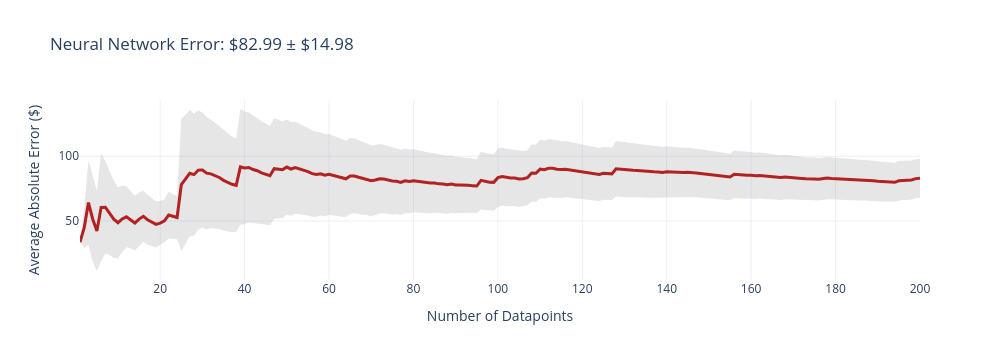
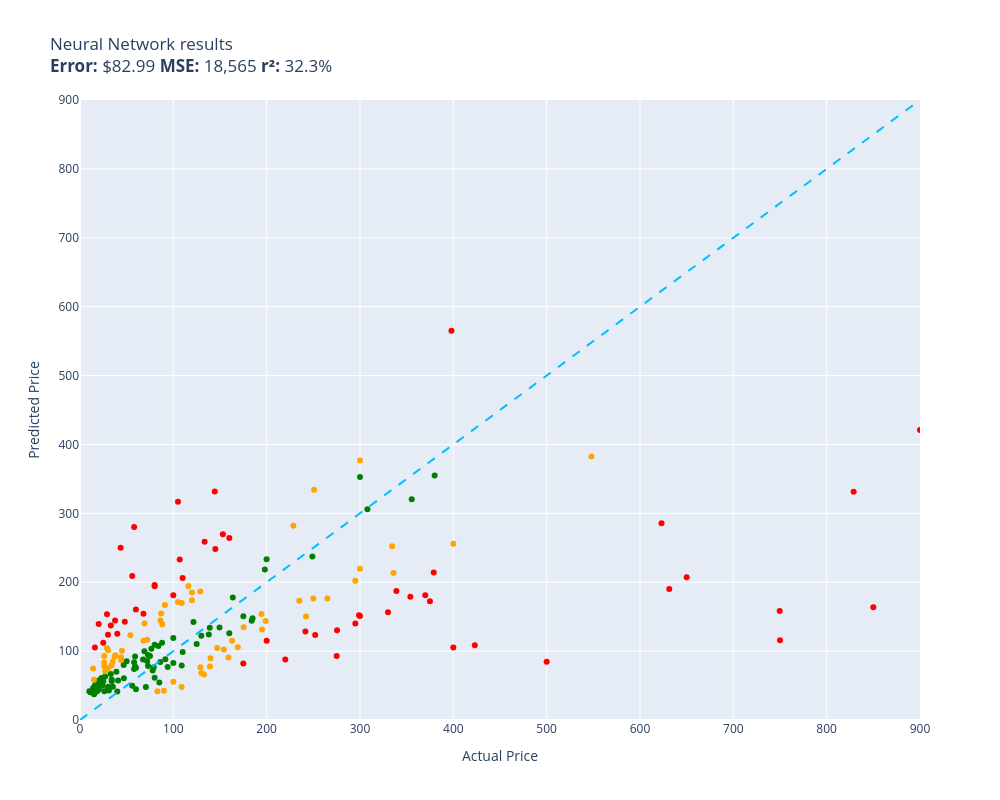

Notebook cell for these charts, in order:
### Code cell
evaluate(neural_network, test)

### Figure 1 — Plotly figure (JSON) as saved in the notebook; plotly's stock layout.template omitted (floating-point values rounded to 4 significant figures; data arrays with more than 128 entries replaced by an {"elided": "..."} marker saying what was removed)
{"data": [{"fill": "toself", "fillcolor": "rgba(128,128,128,0.2)", "hoverinfo": "skip", "line": {"color": "rgba(255,255,255,0)"}, "name": "95% CI", "showlegend": false, "type": "scatter", "x": {"elided": "400 int values"}, "y": {"elided": "400 float values"}}, {"customdata": {"elided": "200x1 float values"}, "hovertemplate": "n=%{x}<br>Avg Error=$%{y:,.2f}<br>±95% CI=$%{customdata[0]:,.2f}<extra></extra>", "line": {"color": "firebrick", "width": 3}, "mode": "lines", "name": "Cumulative Avg Error", "type": "scatter", "x": {"elided": "200 int values"}, "y": {"elided": "200 float values"}}], "layout": {"height": 360, "showlegend": false, "title": {"text": "Neural Network Error: $82.99 ± $14.98"}, "width": 1000, "xaxis": {"title": {"text": "Number of Datapoints"}}, "yaxis": {"title": {"text": "Average Absolute Error ($)"}}}}

### Figure 2 — Plotly figure (JSON) as saved in the notebook; plotly's stock layout.template omitted (floating-point values rounded to 4 significant figures)
{"data": [{"customdata": [["SAFUEL Magnetic Portable Charger, 10000m...\nGuess=$66.65 Actual=$32.99"], ["EWH Portable Foot Rest\nGuess=$43.40 Actual=$29.99"], ["Inwalltech M525.1LCR - 5 1/4\" 125 Watts ...\nGuess=$133.98 Actual=$139.00"], ["Camoo 7463 Adjustable Gland Nut Wrench w...\nGuess=$41.63 Actual=$17.50"], ["Braven BRV- X/2 - Wireless Bluetooth - R...\nGuess=$124.20 Actual=$138.00"], ["u-Box Tacoma Top Roof Rack Luggage Cargo...\nGuess=$355.10 Actual=$379.99"], ["Costzon Push Car for Toddlers, 3 in 1 Me...\nGuess=$107.35 Actual=$84.00"], ["Xaocaige G5M10 Laptop Battery for Dell L...\nGuess=$41.63 Actual=$25.99"], ["Meinl Cymbals HCS Cymbal Set Box Pack fo...\nGuess=$122.12 Actual=$129.99"], ["Dark Zombie Child Costume Size 8-10 Medi...\nGuess=$48.41 Actual=$29.99"], ["SOCOKIN 3S Lipo Battery 11.1V 5200mAh 80...\nGuess=$74.15 Actual=$57.99"], ["Sophia's - 18\" Doll - Animal Print Satin...\nGuess=$50.18 Actual=$15.95"], ["ISADENSER LG X Power 2 Case LG Fiesta Ca...\nGuess=$40.18 Actual=$10.99"], ["APEC Water Systems FILTER-SET-CTOP-PH US...\nGuess=$85.50 Actual=$71.95"], ["XtremepowerUS 72029 Pump Water Gas 33CC,...\nGuess=$125.84 Actual=$159.95"], ["Funko Talking Ted Wacky Wobbler Bobble H...\nGuess=$71.98 Actual=$77.88"], ["ZAGG Gear4 Crystal Palace Snap Case - Cr...\nGuess=$42.21 Actual=$17.99"], ["YMDK Shine Through Keycaps Matcha Double...\nGuess=$49.96 Actual=$24.10"], ["3dRose lsp_171228_1 Lilac, Botanical Pri...\nGuess=$44.83 Actual=$20.10"], ["Chauvet Obey 10 LED Universal DMX-512 Li...\nGuess=$177.75 Actual=$163.70"], ["G.I. JOE Hasbro 3 3/4\" Wave 5 Action Fig...\nGuess=$79.96 Actual=$46.78"], ["Cute Dog Mittel Schnauzer Piggy Bank Pup...\nGuess=$60.69 Actual=$46.98"], ["17.25\" Fortress Chessboard with 1.5\" Squ...\nGuess=$99.96 Actual=$68.99"], ["Trodat Replacement Ink Cartridge 6/4922 ...\nGuess=$43.30 Actual=$15.75"], ["BFGoodrich g-Force Sport COMP-2 Radial T...\nGuess=$305.96 Actual=$307.96"], ["Focal Bundle - Two Pairs of Auditor RSE-...\nGuess=$352.60 Actual=$299.98"], ["Extreme Max 5600.3226 Sport Bike Front L...\nGuess=$142.09 Actual=$121.57"], ["erofa Majohn P136 Piston Fountain Pen 1....\nGuess=$69.99 Actual=$38.99"], ["NewPower99 Battery Replacement Kit with ...\nGuess=$58.91 Actual=$33.95"], ["DIY Easter He Lives Sticker Scenes - 12 ...\nGuess=$42.07 Actual=$18.49"], ["DreamWallDecor Decorative Interior Colum...\nGuess=$92.85 Actual=$74.99"], ["2 Pack Replacement Nylon Bands Compatibl...\nGuess=$41.84 Actual=$9.99"], ["Infinity KAPPA-93IX Kappa 6x9 Inch Three...\nGuess=$218.35 Actual=$198.00"], ["LUCKYMAN CLUB Chevy Colorado Seat Covers...\nGuess=$237.23 Actual=$249.00"], ["YoBa Acrylic 4 in A Row Game, Modern Acr...\nGuess=$56.35 Actual=$33.99"], ["SanDisk 32GB Ultra SD Memory Card (10 Pa...\nGuess=$47.80 Actual=$70.60"], ["Sunco 10 Pack 4 Inch Recessed Lighting H...\nGuess=$76.80 Actual=$93.94"], ["Pelican Air 1507 Case No Foam - Silver\nGuess=$144.08 Actual=$183.95"], ["Keyscaper Cell Phone Case for Samsung Ga...\nGuess=$57.49 Actual=$19.99"], ["Harry Potter & The Sorcerer's Stone Levi...\nGuess=$82.86 Actual=$99.99"], ["PoE Texas - PoE Injector - 12 Port Gigab...\nGuess=$150.76 Actual=$174.99"], ["Squareful 3 Tier Storage Cart, Rolling U...\nGuess=$75.92 Actual=$59.99"], ["Ytonet Laptop Backpack For Women, 15.6 I...\nGuess=$41.47 Actual=$39.98"], ["Big Floors DT24BEIG DuraGrid Outdoor Mod...\nGuess=$94.52 Actual=$72.79"], ["TRU RED Tr57533-Cc 8 Compartment Wire Me...\nGuess=$48.41 Actual=$35.22"], ["LEGO HEROICA Draida Bay 3857\nGuess=$78.31 Actual=$72.90"], ["iCradle Lovely Real Look Reborn Baby Dol...\nGuess=$44.61 Actual=$59.99"], ["SUNSOUT INC - Boys Treehouse - 300 pc Ji...\nGuess=$49.60 Actual=$18.94"], ["MEKO Push White 65 percent RGB LED Hotsw...\nGuess=$76.69 Actual=$79.00"], ["Samsung BD-C5500 1080p Blu-ray Disc Play...\nGuess=$83.65 Actual=$58.00"], ["Nikon SB-N7 Speedlight - For Select Niko...\nGuess=$92.21 Actual=$59.00"], ["2234 Pieces Aircraft Carrier Building Bl...\nGuess=$61.25 Actual=$79.97"], ["Kingston Technology 8GB DDR4-2133MHz ECC...\nGuess=$87.96 Actual=$67.54"], ["Vihibii for Galaxy Z Flip 4 5G Case with...\nGuess=$39.71 Actual=$15.99"], ["Steepy Laptop Stand Riser Wedge Support ...\nGuess=$40.84 Actual=$14.99"], ["PERDE Headlights Compatible with 2013-20...\nGuess=$320.31 Actual=$355.43"], ["Gearmo USB to Serial RS-232 Adapter with...\nGuess=$60.81 Actual=$22.88"], ["Arsvita Walkman Cassette Player, Portabl...\nGuess=$56.23 Actual=$24.99"], ["Vello BG-S7 Battery Grip for Sony A7R IV...\nGuess=$112.05 Actual=$87.95"], ["SSWBasics 20-Pocket Rotating Countertop ...\nGuess=$103.60 Actual=$76.50"], ["PS2 to HDMI Adapter PS2 HDMI Cable PS2 t...\nGuess=$42.99 Actual=$30.99"], ["FACHIOO 8.7\" Super Sterasyl Ceramic Filt...\nGuess=$109.32 Actual=$79.99"], ["Dragonfly Note Cards (12 Foldover Cards ...\nGuess=$40.15 Actual=$11.95"], ["JIAZIJIA DB06XL Laptop Battery Replaceme...\nGuess=$49.88 Actual=$55.99"], ["Bamboo Laptop Desk, Adjustable Portable ...\nGuess=$85.19 Actual=$49.99"], ["Apollo 11 50th Anniversary NASA Moon Lan...\nGuess=$37.23 Actual=$14.99"], ["Delta Faucet A/C Power Supply Adapter fo...\nGuess=$77.73 Actual=$59.00"], ["iPhone 11 Pro Max I Love Bowling, hand p...\nGuess=$41.65 Actual=$14.99"], ["RoomMates RMK5247TBM Daisy Headboard XXL...\nGuess=$57.45 Actual=$40.79"], ["BOYA Professional Wireless Lavalier Micr...\nGuess=$119.20 Actual=$99.95"], ["Crayola Tri-Shade Colored Pencils with D...\nGuess=$46.29 Actual=$14.00"], ["HDMI Multiviewer Switch 4x1, PORTTA HDMI...\nGuess=$84.26 Actual=$85.99"], ["UYF Keyless Entry Door Lock with Handle,...\nGuess=$98.85 Actual=$109.99"], ["10Ft Floor Transition Strip, Self Adhesi...\nGuess=$47.99 Actual=$18.99"], ["CrazyHobby 17mm RC Wheels and Tires for ...\nGuess=$44.80 Actual=$19.94"], ["55 GSM Core - 3-1/8\" x273' (50 Rolls) Bp...\nGuess=$54.48 Actual=$84.99"], ["3dRose lsp_4845_2 White Tiger Double Tog...\nGuess=$52.90 Actual=$20.59"], ["XINGO Black Cable Zip Ties, 1500 Pack Bl...\nGuess=$52.35 Actual=$16.99"], ["4 Drawer Cabinet Welding Cart, Mig Tig A...\nGuess=$233.50 Actual=$199.95"], ["Ingersoll Rand Startup Kit-10/15hp I-r C...\nGuess=$147.76 Actual=$184.87"], ["ODL Clear Low-E Door Glass - 10\" x 38\" F...\nGuess=$134.45 Actual=$149.50"], ["vomauxin Mini Portable Speaker, 3W Mobil...\nGuess=$42.99 Actual=$13.69"], ["Peerless Wall Mount 40 - 80 Inches, Blac...\nGuess=$79.00 Actual=$109.00"], ["6 Pack Stanley 10-788 6-3/4\" Instant Cha...\nGuess=$88.10 Actual=$91.42"], ["L Brackets WEBI Corner Bracket,90 Degree...\nGuess=$62.98 Actual=$26.99"], ["OMEX New Rotary Table Tilting 3\" / 75mm ...\nGuess=$110.28 Actual=$124.99"]], "hovertemplate": "%{customdata[0]}<extra></extra>", "legendgroup": "green", "marker": {"color": "green", "size": 6, "symbol": "circle"}, "mode": "markers", "name": "green", "orientation": "v", "showlegend": true, "type": "scatter", "x": [32.99, 29.99, 139.0, 17.5, 138.0, 380.0, 84.0, 25.99, 130.0, 29.99, 57.99, 15.95, 10.99, 71.95, 159.9, 77.88, 17.99, 24.1, 20.1, 163.7, 46.78, 46.98, 68.99, 15.75, 308.0, 300.0, 121.6, 38.99, 33.95, 18.49, 74.99, 9.99, 198.0, 249.0, 33.99, 70.6, 93.94, 183.9, 19.99, 99.99, 175.0, 59.99, 39.98, 72.79, 35.22, 72.9, 59.99, 18.94, 79.0, 58.0, 59.0, 79.97, 67.54, 15.99, 14.99, 355.4, 22.88, 24.99, 87.95, 76.5, 30.99, 79.99, 11.95, 55.99, 49.99, 14.99, 59.0, 14.99, 40.79, 99.95, 14.0, 85.99, 110.0, 18.99, 19.94, 84.99, 20.59, 16.99, 199.9, 184.9, 149.5, 13.69, 109.0, 91.42, 26.99, 125.0], "xaxis": "x", "y": [66.65, 43.4, 134.0, 41.63, 124.2, 355.1, 107.4, 41.63, 122.1, 48.41, 74.15, 50.18, 40.18, 85.5, 125.8, 71.98, 42.21, 49.96, 44.83, 177.8, 79.96, 60.69, 99.96, 43.3, 306.0, 352.6, 142.1, 69.99, 58.91, 42.07, 92.85, 41.84, 218.4, 237.2, 56.35, 47.8, 76.8, 144.1, 57.49, 82.86, 150.8, 75.92, 41.47, 94.52, 48.41, 78.31, 44.61, 49.6, 76.69, 83.65, 92.21, 61.25, 87.96, 39.71, 40.84, 320.3, 60.81, 56.23, 112.0, 103.6, 42.99, 109.3, 40.15, 49.88, 85.19, 37.23, 77.73, 41.65, 57.45, 119.2, 46.29, 84.26, 98.85, 47.99, 44.8, 54.48, 52.9, 52.35, 233.5, 147.8, 134.4, 42.99, 79.0, 88.1, 62.98, 110.3], "yaxis": "y"}, {"customdata": [["Platinum Fountain Pen PROCYON Porcelain ...\nGuess=$94.02 Actual=$38.00"], ["Thermaltake Core P3 ATX Tempered Glass G...\nGuess=$77.75 Actual=$139.19"], ["Powerbuilt 240076 Low Profile Fast Lift ...\nGuess=$219.41 Actual=$299.95"], ["Panasonic KX-TGA660M Extra Handset for 7...\nGuess=$140.17 Actual=$69.20"], ["10L0L Golf Cart Rear Shock Absorbers Kit...\nGuess=$171.33 Actual=$104.99"], ["Detroit Axle - Front Upper Control Arms ...\nGuess=$186.36 Actual=$128.89"], ["Oklahoma Sound LWM-6 Lectern Wireless Ti...\nGuess=$90.84 Actual=$159.05"], ["KMC 6-Outlet Surge Protector Power Strip...\nGuess=$75.08 Actual=$29.99"], ["AM Autoparts Halogen Headlight Lamp LH L...\nGuess=$115.04 Actual=$162.99"], ["Comp Bind Technology Printer Dust Cover ...\nGuess=$83.41 Actual=$25.99"], ["FVTLED Solar Panel, DC12V Output Dusk to...\nGuess=$84.70 Actual=$34.99"], ["VIBECover Slim Case Compatible for Motor...\nGuess=$58.25 Actual=$14.95"], ["ABS Sump Cover with Installed Inspection...\nGuess=$154.54 Actual=$86.97"], ["PneumaticPlus PEAD Compressed Air Tank E...\nGuess=$194.38 Actual=$116.12"], ["UNIDRAGON Original Wooden Jigsaw Puzzles...\nGuess=$55.37 Actual=$99.99"], ["Thomas and Friends DVD Bingo Game\nGuess=$42.41 Actual=$89.95"], ["Linkidea Hard Travel Case for TKL Tenkey...\nGuess=$92.89 Actual=$25.99"], ["CMT 219.090.12 Industrial Sliding Compou...\nGuess=$185.14 Actual=$119.97"], ["CAMECHO 9 Inch LCD Monitor HD Color Scre...\nGuess=$116.62 Actual=$71.99"], ["TCT-MOTORPARTS Chopped Tour Pack Pak Tru...\nGuess=$213.34 Actual=$335.99"], ["Weltron - CAT5e/Cat6/Cat6A Punch Down Et...\nGuess=$91.00 Actual=$43.97"], ["ELITE Bathroom 14\" Frosted Glass Vessel ...\nGuess=$173.75 Actual=$119.99"], ["Magnetic Dry Erase White Board for Wall ...\nGuess=$66.01 Actual=$132.85"], ["Vanguard Endeavor ED 8x32 Binoculars wit...\nGuess=$176.23 Actual=$249.99"], ["HP Chromebook X360 12-Inch HD+ Touchscre...\nGuess=$252.15 Actual=$334.47"], ["Bon Tool 15-353 Hi-Reach Stilts - 18\" To...\nGuess=$143.55 Actual=$198.94"], ["Excellen Model Core : Tsukasa Bullet 02 ...\nGuess=$89.48 Actual=$139.88"], ["16 pc NGK Standard Spark Plugs compatibl...\nGuess=$138.45 Actual=$88.21"], ["AmScope Kids SE100-LED Portable Binocula...\nGuess=$122.94 Actual=$53.99"], ["Putco Boss Locker Side Rails - Fits Chev...\nGuess=$382.62 Actual=$547.98"], ["10 Port 60W USB 3.0 Hub with Individual ...\nGuess=$115.20 Actual=$67.99"], ["WellVisors Window Visors Wind Deflectors...\nGuess=$166.83 Actual=$90.99"], ["Richmond Auto Upholstery - Driver Side B...\nGuess=$131.37 Actual=$195.00"], ["K-Ink Compatible Ink Cartridge Replaceme...\nGuess=$70.84 Actual=$26.99"], ["Furniture Footies Smaller 2.4 Inch PreCu...\nGuess=$176.52 Actual=$265.00"], ["GE 26955GE1 900 MHz Analog Cordless Phon...\nGuess=$76.68 Actual=$129.00"], ["Allstate 5-Year Area Rug Accident Protec...\nGuess=$74.63 Actual=$13.99"], ["Front Seat Cover for ONE seat Upholstery...\nGuess=$47.84 Actual=$108.94"], ["Brock Replacement Pair Set Taillights Ta...\nGuess=$154.03 Actual=$194.40"], ["George Kovacs P5040-084 Tube 2 Light Bat...\nGuess=$169.81 Actual=$108.99"], ["Frizzlife RO Water Filter Faucet- Drinki...\nGuess=$101.21 Actual=$29.99"], ["Moen YB0390BG Flara Collection 21-Inch W...\nGuess=$102.38 Actual=$154.08"], ["ZGCINE Mini Charging V Mount Battery,99W...\nGuess=$105.59 Actual=$169.00"], ["JOIN IRON Joiniron 2 Tier Light Color Wo...\nGuess=$77.85 Actual=$25.99"], ["Toyo Proxes RR Performance Radial Tire -...\nGuess=$334.12 Actual=$250.82"], ["Generic Replacement for PB-211 PB-211 EV...\nGuess=$79.03 Actual=$33.89"], ["Watts 40XL-5 3/4\" Commercial Temperature...\nGuess=$134.48 Actual=$175.32"], ["Reese 37069 Class III Custom-Fit Hitch w...\nGuess=$202.09 Actual=$294.94"], ["2019 Acer 14in FHD IPS Display Flagship ...\nGuess=$376.51 Actual=$299.99"], ["USA Made Air Bubble Cushioning Wrap Roll...\nGuess=$104.29 Actual=$28.99"], ["MILLION PARTS Front Complete Struts Asse...\nGuess=$104.59 Actual=$146.99"], ["JONATHAN Y JYL9706A Mandy 52\" 3-Light Cr...\nGuess=$172.97 Actual=$234.99"], ["[Bundle] INVZI 100w GaN USB-C Charger 4-...\nGuess=$41.85 Actual=$82.99"], ["RAREELECTRICAL New Starter Motor Compati...\nGuess=$144.27 Actual=$86.25"], ["Fastest 18650 Battery Charger,MiBOXER 3A...\nGuess=$87.01 Actual=$43.99"], ["Beck/Arnley 045-0409 Crankcase Vent Valv...\nGuess=$150.07 Actual=$242.12"], ["Power Stop KOE592 Autospecialty Front an...\nGuess=$282.13 Actual=$228.59"], ["10 Pack - Hamilton Bowes - 1\" - Round Ca...\nGuess=$100.59 Actual=$44.99"], ["EVJUICION Level 1-2 EV Charger 16Amp 110...\nGuess=$68.15 Actual=$129.99"], ["DCFY Guitar Amplifier Cover Compatible f...\nGuess=$91.79 Actual=$36.98"], ["FXR Men's Adrenaline Jacket (Black/Infer...\nGuess=$255.94 Actual=$399.99"]], "hovertemplate": "%{customdata[0]}<extra></extra>", "legendgroup": "orange", "marker": {"color": "orange", "size": 6, "symbol": "circle"}, "mode": "markers", "name": "orange", "orientation": "v", "showlegend": true, "type": "scatter", "x": [38.0, 139.2, 299.9, 69.2, 105.0, 128.9, 159.1, 29.99, 163.0, 25.99, 34.99, 14.95, 86.97, 116.1, 99.99, 89.95, 25.99, 120.0, 71.99, 336.0, 43.97, 120.0, 132.8, 250.0, 334.5, 198.9, 139.9, 88.21, 53.99, 548.0, 67.99, 90.99, 195.0, 26.99, 265.0, 129.0, 13.99, 108.9, 194.4, 109.0, 29.99, 154.1, 169.0, 25.99, 250.8, 33.89, 175.3, 294.9, 300.0, 28.99, 147.0, 235.0, 82.99, 86.25, 43.99, 242.1, 228.6, 44.99, 130.0, 36.98, 400.0], "xaxis": "x", "y": [94.02, 77.75, 219.4, 140.2, 171.3, 186.4, 90.84, 75.08, 115.0, 83.41, 84.7, 58.25, 154.5, 194.4, 55.37, 42.41, 92.89, 185.1, 116.6, 213.3, 91.0, 173.8, 66.01, 176.2, 252.2, 143.5, 89.48, 138.5, 122.9, 382.6, 115.2, 166.8, 131.4, 70.84, 176.5, 76.68, 74.63, 47.84, 154.0, 169.8, 101.2, 102.4, 105.6, 77.85, 334.1, 79.03, 134.5, 202.1, 376.5, 104.3, 104.6, 173.0, 41.85, 144.3, 87.01, 150.1, 282.1, 100.6, 68.15, 91.79, 255.9], "yaxis": "y"}, {"customdata": [["STARMOON Motorcycle Helmet for Men, DOT ...\nGuess=$248.20 Actual=$144.99"], ["Rockford Fosgate P600X4 Punch 600 Watt 4...\nGuess=$187.19 Actual=$339.00"], ["AC-02 Compatible with ULTRAWF,UL-TRAWF, ...\nGuess=$142.58 Actual=$47.99"], ["FreedConn Motorcycle Helmet Bluetooth In...\nGuess=$154.10 Actual=$67.99"], ["MIND&ACTION Cordless Drill Storage Rack ...\nGuess=$125.20 Actual=$39.99"], ["Rough Country Black LED Bull Bar for 201...\nGuess=$151.00 Actual=$299.95"], ["Fender Player Stratocaster Sherwood Gree...\nGuess=$163.62 Actual=$849.99"], ["Studio 49 Alto Diatonic Glockenspiel\nGuess=$92.89 Actual=$275.00"], ["Air Lift 1000 Air Suspension Kit 60825\nGuess=$316.83 Actual=$104.99"], ["GPS Navigation for Car, Qiilu 9in Naviga...\nGuess=$331.72 Actual=$144.35"], ["Sea Doo Oil Change Kit W/Filter O Rings ...\nGuess=$82.04 Actual=$174.99"], ["N-Fab Aluminum Modular Roof Rack | Textu...\nGuess=$115.78 Actual=$749.99"], ["ZJchao 15pcs Er25 Spring Collet Set Grip...\nGuess=$144.49 Actual=$37.57"], ["Dayton 1LPL5 AC Gear Motor, 6 RPM, TEFC,...\nGuess=$285.52 Actual=$623.00"], ["Jetway JBC323U591W Intel Braswell Celero...\nGuess=$181.25 Actual=$369.95"], ["Continental ContiProContact Radial Tire ...\nGuess=$130.40 Actual=$275.42"], ["PARLOS 2-Handle Widespread High Arc Roma...\nGuess=$194.25 Actual=$79.99"], ["TOYO 225/65R17 102H TOYO EXTENSA A/S II\nGuess=$258.86 Actual=$133.51"], ["stalight 192 DMX 512 Stage Light Control...\nGuess=$280.32 Actual=$57.99"], ["KONG-X HiFi Stereo Sound Wired Earbuds w...\nGuess=$112.19 Actual=$24.90"], ["PRTUKYT 6S Wireless Bluetooth Headphones...\nGuess=$139.46 Actual=$19.99"], ["50 Pcs BI-Metal Oscillating Tool Blades,...\nGuess=$209.14 Actual=$55.99"], ["Set of 4 (FOUR) Landspider Citytraxx H/P...\nGuess=$178.75 Actual=$353.93"], ["Possini Euro Design Verndale Brushed Nic...\nGuess=$115.09 Actual=$199.99"], ["Tema4x4 Complete Lift Kit 40mm for Mazda...\nGuess=$123.38 Actual=$252.00"], ["Suburban 2390A SF-25FQ Series Furnace\nGuess=$331.50 Actual=$828.89"], ["Focusrite Forte Premium 2 In, 4 Out Port...\nGuess=$207.25 Actual=$649.99"], ["32GB MP3 Player with Bluetooth 5.0, MECH...\nGuess=$137.08 Actual=$32.99"], ["Lenovo Ideapad 3i 15.6\" HD Touchscreen L...\nGuess=$565.01 Actual=$398.00"], ["Dell XPS 13 9370 13.3\" FHD InfinityEdge ...\nGuess=$420.86 Actual=$899.99"], ["Hart Brakes Front Rear Brakes and Rotors...\nGuess=$190.27 Actual=$631.35"], ["Mr. Dj USA PRODW800 8\" Subwoofer Replace...\nGuess=$250.09 Actual=$43.55"], ["Death Saves: War of Dragons Box Set 1\nGuess=$153.51 Actual=$28.95"], ["JBL GTR-7535 75W x 4 + 350W x 1 Car Ampl...\nGuess=$172.53 Actual=$374.95"], ["MangoPark Solar Spotlights Outdoor Water...\nGuess=$105.12 Actual=$15.97"], ["Arnott Reman Front Air Strut - 07-13 Mer...\nGuess=$158.39 Actual=$749.67"], ["REOLINK 4K Outdoor Security Camera, Smar...\nGuess=$264.15 Actual=$159.99"], ["Mybecca 6 Pack Hexagon (Hexagonal) Acous...\nGuess=$123.86 Actual=$29.99"], ["VLAND Projector Led Headlights Compatibl...\nGuess=$214.28 Actual=$378.99"], ["Limo Studio 14 inch Dimmable Ring Light ...\nGuess=$160.32 Actual=$59.90"], ["Kobe RA0930DC Chimney Extension for KOBE...\nGuess=$269.51 Actual=$153.05"], ["WD TV Live Plus 1080p HD Media Player\nGuess=$84.61 Actual=$499.99"], ["DODGE RAM Limited Chrome Tailgate Ram M ...\nGuess=$232.93 Actual=$106.84"], ["Symbol P370 P470 17 keys wireless indust...\nGuess=$152.20 Actual=$298.95"], ["6\" Milling Machine Lockdown Vise -Swivel...\nGuess=$128.47 Actual=$241.50"], ["DALCOMM TECH | J7C Professional Camera O...\nGuess=$140.08 Actual=$295.00"], ["Ski-Doo New OEM BV2S Electric SE Helmet ...\nGuess=$156.25 Actual=$329.99"], ["Fci Gamewell Honeywell Amm-2If Velociti ...\nGuess=$180.94 Actual=$99.99"], ["Givi TRK52B 52 liter Trekker Monokey top...\nGuess=$108.65 Actual=$423.00"], ["Yomony Ares Floor Lamp - Galaxy Series -...\nGuess=$196.12 Actual=$79.95"], ["ProMaster Macro Extension Tube Set Compa...\nGuess=$205.98 Actual=$109.95"], ["DEWALT 20V MAX* XR 3/4\" Impact Wrench, C...\nGuess=$105.24 Actual=$399.99"], ["Brother Genuine TN-880 (TN880) Super Hig...\nGuess=$87.86 Actual=$220.00"]], "hovertemplate": "%{customdata[0]}<extra></extra>", "legendgroup": "red", "marker": {"color": "red", "size": 6, "symbol": "circle"}, "mode": "markers", "name": "red", "orientation": "v", "showlegend": true, "type": "scatter", "x": [145.0, 339.0, 47.99, 67.99, 39.99, 299.9, 850.0, 275.0, 105.0, 144.3, 175.0, 750.0, 37.57, 623.0, 369.9, 275.4, 79.99, 133.5, 57.99, 24.9, 19.99, 55.99, 353.9, 200.0, 252.0, 828.9, 650.0, 32.99, 398.0, 900.0, 631.4, 43.55, 28.95, 374.9, 15.97, 749.7, 160.0, 29.99, 379.0, 59.9, 153.1, 500.0, 106.8, 298.9, 241.5, 295.0, 330.0, 99.99, 423.0, 79.95, 110.0, 400.0, 220.0], "xaxis": "x", "y": [248.2, 187.2, 142.6, 154.1, 125.2, 151.0, 163.6, 92.89, 316.8, 331.7, 82.04, 115.8, 144.5, 285.5, 181.2, 130.4, 194.3, 258.9, 280.3, 112.2, 139.5, 209.1, 178.7, 115.1, 123.4, 331.5, 207.2, 137.1, 565.0, 420.9, 190.3, 250.1, 153.5, 172.5, 105.1, 158.4, 264.1, 123.9, 214.3, 160.3, 269.5, 84.61, 232.9, 152.2, 128.5, 140.1, 156.3, 180.9, 108.7, 196.1, 206.0, 105.2, 87.86], "yaxis": "y"}, {"hoverinfo": "skip", "line": {"color": "deepskyblue", "dash": "dash", "width": 2}, "mode": "lines", "name": "y = x", "showlegend": false, "type": "scatter", "x": [0, 900.0], "y": [0, 900.0]}], "layout": {"height": 800, "legend": {"title": {"text": "color"}, "tracegroupgap": 0}, "showlegend": false, "title": {"text": "Neural Network results<br><b>Error:</b> $82.99 <b>MSE:</b> 18,565 <b>r²:</b> 32.3%"}, "width": 1000, "xaxis": {"anchor": "y", "domain": [0, 1], "range": [0, 900.0], "title": {"text": "Actual Price"}}, "yaxis": {"anchor": "x", "domain": [0, 1], "range": [0, 900.0], "title": {"text": "Predicted Price"}}}}
